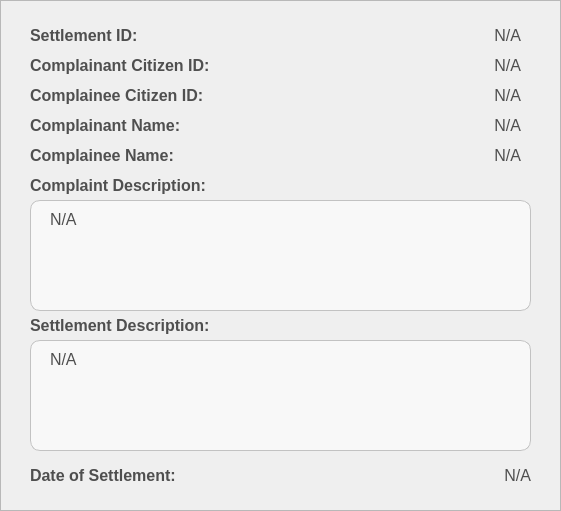
    <widget class="QFrame" name="basePopUpBodyFrame_3">
     <property name="geometry">
      <rect>
       <x>690</x>
       <y>70</y>
       <width>561</width>
       <height>511</height>
      </rect>
     </property>
     <property name="styleSheet">
      <string notr="true">#basePopUpBodyFrame_3 {
	background-color: rgb(247, 247, 247);
	border: 1px solid rgb(194, 194, 194);
	border-radius: 10px;
}</string>
     </property>
     <property name="frameShape">
      <enum>QFrame::Shape::StyledPanel</enum>
     </property>
     <property name="frameShadow">
      <enum>QFrame::Shadow::Raised</enum>
     </property>
     <widget class="QLabel" name="histrec_labelCitizenID">
      <property name="geometry">
       <rect>
        <x>30</x>
        <y>50</y>
        <width>191</width>
        <height>31</height>
       </rect>
      </property>
      <property name="font">
       <font>
        <family>Arial</family>
        <pointsize>12</pointsize>
        <bold>true</bold>
       </font>
      </property>
      <property name="styleSheet">
       <string notr="true">#histrec_labelCitizenID{
	background-color:transparent;
	color:#4f4f4f;
}</string>
      </property>
      <property name="text">
       <string>Complainant Citizen ID:</string>
      </property>
      <property name="alignment">
       <set>Qt::AlignmentFlag::AlignLeading|Qt::AlignmentFlag::AlignLeft|Qt::AlignmentFlag::AlignVCenter</set>
      </property>
     </widget>
     <widget class="QLabel" name="histrec_displayCitizenID">
      <property name="geometry">
       <rect>
        <x>190</x>
        <y>50</y>
        <width>331</width>
        <height>31</height>
       </rect>
      </property>
      <property name="font">
       <font>
        <family>Arial</family>
        <pointsize>12</pointsize>
       </font>
      </property>
      <property name="styleSheet">
       <string notr="true">#histrec_displayCitizenID{
	background-color:transparent;
	color:#4f4f4f;
}</string>
      </property>
      <property name="text">
       <string>N/A</string>
      </property>
      <property name="alignment">
       <set>Qt::AlignmentFlag::AlignRight|Qt::AlignmentFlag::AlignTrailing|Qt::AlignmentFlag::AlignVCenter</set>
      </property>
     </widget>
     <widget class="QLabel" name="histrec_labelHistorySettlementDescription">
      <property name="geometry">
       <rect>
        <x>30</x>
        <y>310</y>
        <width>211</width>
        <height>31</height>
       </rect>
      </property>
      <property name="font">
       <font>
        <family>Arial</family>
        <pointsize>12</pointsize>
        <bold>true</bold>
       </font>
      </property>
      <property name="styleSheet">
       <string notr="true">#histrec_labelHistorySettlementDescription{
	background-color:transparent;
	color:#4f4f4f;
}</string>
      </property>
      <property name="text">
       <string>Settlement Description:</string>
      </property>
      <property name="alignment">
       <set>Qt::AlignmentFlag::AlignLeading|Qt::AlignmentFlag::AlignLeft|Qt::AlignmentFlag::AlignVCenter</set>
      </property>
     </widget>
     <widget class="QFrame" name="basePopUpBodyFrame_Desc">
      <property name="geometry">
       <rect>
        <x>30</x>
        <y>340</y>
        <width>501</width>
        <height>111</height>
       </rect>
      </property>
      <property name="styleSheet">
       <string notr="true">#basePopUpBodyFrame_Desc {
	background-color: rgb(248, 248, 248);
	border: 1px solid rgb(194, 194, 194);
	border-radius: 10px;
}</string>
      </property>
      <property name="frameShape">
       <enum>QFrame::Shape::StyledPanel</enum>
      </property>
      <property name="frameShadow">
       <enum>QFrame::Shadow::Raised</enum>
      </property>
      <widget class="QLabel" name="histrec_displayHistorySettlementDescription">
       <property name="geometry">
        <rect>
         <x>20</x>
         <y>10</y>
         <width>461</width>
         <height>91</height>
        </rect>
       </property>
       <property name="font">
        <font>
         <family>Arial</family>
         <pointsize>12</pointsize>
        </font>
       </property>
       <property name="styleSheet">
        <string notr="true">#histrec_displayHistorySettlementDescription{
	background-color:transparent;
	color:#4f4f4f;
}</string>
       </property>
       <property name="text">
        <string>N/A</string>
       </property>
       <property name="alignment">
        <set>Qt::AlignmentFlag::AlignLeading|Qt::AlignmentFlag::AlignLeft|Qt::AlignmentFlag::AlignTop</set>
       </property>
       <property name="wordWrap">
        <bool>true</bool>
       </property>
      </widget>
     </widget>
     <widget class="QLabel" name="histrec_labelHistoryID">
      <property name="geometry">
       <rect>
        <x>30</x>
        <y>20</y>
        <width>151</width>
        <height>31</height>
       </rect>
      </property>
      <property name="font">
       <font>
        <family>Arial</family>
        <pointsize>12</pointsize>
        <bold>true</bold>
       </font>
      </property>
      <property name="styleSheet">
       <string notr="true">#histrec_labelHistoryID{
	background-color:transparent;
	color:#4f4f4f;
}</string>
      </property>
      <property name="text">
       <string>Settlement ID:</string>
      </property>
      <property name="alignment">
       <set>Qt::AlignmentFlag::AlignLeading|Qt::AlignmentFlag::AlignLeft|Qt::AlignmentFlag::AlignVCenter</set>
      </property>
     </widget>
     <widget class="QLabel" name="histrec_displayHistoryID">
      <property name="geometry">
       <rect>
        <x>190</x>
        <y>20</y>
        <width>331</width>
        <height>31</height>
       </rect>
      </property>
      <property name="font">
       <font>
        <family>Arial</family>
        <pointsize>12</pointsize>
       </font>
      </property>
      <property name="styleSheet">
       <string notr="true">#histrec_displayHistoryID{
	background-color:transparent;
	color:#4f4f4f;
}</string>
      </property>
      <property name="text">
       <string>N/A</string>
      </property>
      <property name="alignment">
       <set>Qt::AlignmentFlag::AlignRight|Qt::AlignmentFlag::AlignTrailing|Qt::AlignmentFlag::AlignVCenter</set>
      </property>
     </widget>
     <widget class="QLabel" name="histrec_labelCitizenHistFirstName">
      <property name="geometry">
       <rect>
        <x>30</x>
        <y>110</y>
        <width>181</width>
        <height>31</height>
       </rect>
      </property>
      <property name="font">
       <font>
        <family>Arial</family>
        <pointsize>12</pointsize>
        <bold>true</bold>
       </font>
      </property>
      <property name="styleSheet">
       <string notr="true">#histrec_labelCitizenHistFirstName{
	background-color:transparent;
	color:#4f4f4f;
}</string>
      </property>
      <property name="text">
       <string>Complainant Name:</string>
      </property>
      <property name="alignment">
       <set>Qt::AlignmentFlag::AlignLeading|Qt::AlignmentFlag::AlignLeft|Qt::AlignmentFlag::AlignVCenter</set>
      </property>
     </widget>
     <widget class="QLabel" name="histrec_displayCitizenHistFirstName">
      <property name="geometry">
       <rect>
        <x>190</x>
        <y>110</y>
        <width>331</width>
        <height>31</height>
       </rect>
      </property>
      <property name="font">
       <font>
        <family>Arial</family>
        <pointsize>12</pointsize>
       </font>
      </property>
      <property name="styleSheet">
       <string notr="true">#histrec_displayCitizenHistFirstName{
	background-color:transparent;
	color:#4f4f4f;
}</string>
      </property>
      <property name="text">
       <string>N/A</string>
      </property>
      <property name="alignment">
       <set>Qt::AlignmentFlag::AlignRight|Qt::AlignmentFlag::AlignTrailing|Qt::AlignmentFlag::AlignVCenter</set>
      </property>
     </widget>
     <widget class="QLabel" name="histrec_labelCitizenHistLastName">
      <property name="geometry">
       <rect>
        <x>30</x>
        <y>140</y>
        <width>181</width>
        <height>31</height>
       </rect>
      </property>
      <property name="font">
       <font>
        <family>Arial</family>
        <pointsize>12</pointsize>
        <bold>true</bold>
       </font>
      </property>
      <property name="styleSheet">
       <string notr="true">#histrec_labelCitizenHistLastName{
	background-color:transparent;
	color:#4f4f4f;
}</string>
      </property>
      <property name="text">
       <string>Complainee Name:</string>
      </property>
      <property name="alignment">
       <set>Qt::AlignmentFlag::AlignLeading|Qt::AlignmentFlag::AlignLeft|Qt::AlignmentFlag::AlignVCenter</set>
      </property>
     </widget>
     <widget class="QLabel" name="histrec_displayCitizenHistLastName">
      <property name="geometry">
       <rect>
        <x>190</x>
        <y>140</y>
        <width>331</width>
        <height>31</height>
       </rect>
      </property>
      <property name="font">
       <font>
        <family>Arial</family>
        <pointsize>12</pointsize>
       </font>
      </property>
      <property name="styleSheet">
       <string notr="true">#histrec_displayCitizenHistLastName{
	background-color:transparent;
	color:#4f4f4f;
}</string>
      </property>
      <property name="text">
       <string>N/A</string>
      </property>
      <property name="alignment">
       <set>Qt::AlignmentFlag::AlignRight|Qt::AlignmentFlag::AlignTrailing|Qt::AlignmentFlag::AlignVCenter</set>
      </property>
     </widget>
     <widget class="QLabel" name="histrec_displayCitizenID2">
      <property name="geometry">
       <rect>
        <x>190</x>
        <y>80</y>
        <width>331</width>
        <height>31</height>
       </rect>
      </property>
      <property name="font">
       <font>
        <family>Arial</family>
        <pointsize>12</pointsize>
       </font>
      </property>
      <property name="styleSheet">
       <string notr="true">#histrec_displayCitizenID2{
	background-color:transparent;
	color:#4f4f4f;
}</string>
      </property>
      <property name="text">
       <string>N/A</string>
      </property>
      <property name="alignment">
       <set>Qt::AlignmentFlag::AlignRight|Qt::AlignmentFlag::AlignTrailing|Qt::AlignmentFlag::AlignVCenter</set>
      </property>
     </widget>
     <widget class="QLabel" name="histrec_labelCitizenID2">
      <property name="geometry">
       <rect>
        <x>30</x>
        <y>80</y>
        <width>191</width>
        <height>31</height>
       </rect>
      </property>
      <property name="font">
       <font>
        <family>Arial</family>
        <pointsize>12</pointsize>
        <bold>true</bold>
       </font>
      </property>
      <property name="styleSheet">
       <string notr="true">#histrec_labelCitizenID2{
	background-color:transparent;
	color:#4f4f4f;
}</string>
      </property>
      <property name="text">
       <string>Complainee Citizen ID:</string>
      </property>
      <property name="alignment">
       <set>Qt::AlignmentFlag::AlignLeading|Qt::AlignmentFlag::AlignLeft|Qt::AlignmentFlag::AlignVCenter</set>
      </property>
     </widget>
     <widget class="QLabel" name="histrec_labelDateSettlement">
      <property name="geometry">
       <rect>
        <x>30</x>
        <y>460</y>
        <width>161</width>
        <height>31</height>
       </rect>
      </property>
      <property name="font">
       <font>
        <family>Arial</family>
        <pointsize>12</pointsize>
        <bold>true</bold>
       </font>
      </property>
      <property name="styleSheet">
       <string notr="true">#histrec_labelDateSettlement{
	background-color:transparent;
	color:#4f4f4f;
}</string>
      </property>
      <property name="text">
       <string>Date of Settlement:</string>
      </property>
      <property name="alignment">
       <set>Qt::AlignmentFlag::AlignLeading|Qt::AlignmentFlag::AlignLeft|Qt::AlignmentFlag::AlignVCenter</set>
      </property>
     </widget>
     <widget class="QLabel" name="histrec_displayDateSettlement">
      <property name="geometry">
       <rect>
        <x>180</x>
        <y>460</y>
        <width>351</width>
        <height>31</height>
       </rect>
      </property>
      <property name="font">
       <font>
        <family>Arial</family>
        <pointsize>12</pointsize>
       </font>
      </property>
      <property name="styleSheet">
       <string notr="true">#histrec_displayDateSettlement{
	background-color:transparent;
	color:#4f4f4f;
}</string>
      </property>
      <property name="text">
       <string>N/A</string>
      </property>
      <property name="alignment">
       <set>Qt::AlignmentFlag::AlignRight|Qt::AlignmentFlag::AlignTrailing|Qt::AlignmentFlag::AlignVCenter</set>
      </property>
     </widget>
     <widget class="QLabel" name="histrec_labelHistoryComplaintDescription">
      <property name="geometry">
       <rect>
        <x>30</x>
        <y>170</y>
        <width>221</width>
        <height>31</height>
       </rect>
      </property>
      <property name="font">
       <font>
        <family>Arial</family>
        <pointsize>12</pointsize>
        <bold>true</bold>
       </font>
      </property>
      <property name="styleSheet">
       <string notr="true">#histrec_labelHistoryComplaintDescription{
	background-color:transparent;
	color:#4f4f4f;
}</string>
      </property>
      <property name="text">
       <string>Complaint Description:</string>
      </property>
      <property name="alignment">
       <set>Qt::AlignmentFlag::AlignLeading|Qt::AlignmentFlag::AlignLeft|Qt::AlignmentFlag::AlignVCenter</set>
      </property>
     </widget>
     <widget class="QFrame" name="basePopUpBodyFrame_Desc_2">
      <property name="geometry">
       <rect>
        <x>30</x>
        <y>200</y>
        <width>501</width>
        <height>111</height>
       </rect>
      </property>
      <property name="styleSheet">
       <string notr="true">#basePopUpBodyFrame_Desc_2 {
	background-color: rgb(248, 248, 248);
	border: 1px solid rgb(194, 194, 194);
	border-radius: 10px;
}</string>
      </property>
      <property name="frameShape">
       <enum>QFrame::Shape::StyledPanel</enum>
      </property>
      <property name="frameShadow">
       <enum>QFrame::Shadow::Raised</enum>
      </property>
      <widget class="QLabel" name="histrec_displayHistoryComplaintDescription">
       <property name="geometry">
        <rect>
         <x>20</x>
         <y>10</y>
         <width>461</width>
         <height>91</height>
        </rect>
       </property>
       <property name="font">
        <font>
         <family>Arial</family>
         <pointsize>12</pointsize>
        </font>
       </property>
       <property name="styleSheet">
        <string notr="true">#histrec_displayHistoryComplaintDescription{
	background-color:transparent;
	color:#4f4f4f;
}</string>
       </property>
       <property name="text">
        <string>N/A</string>
       </property>
       <property name="alignment">
        <set>Qt::AlignmentFlag::AlignLeading|Qt::AlignmentFlag::AlignLeft|Qt::AlignmentFlag::AlignTop</set>
       </property>
       <property name="wordWrap">
        <bool>true</bool>
       </property>
      </widget>
     </widget>
    </widget>
